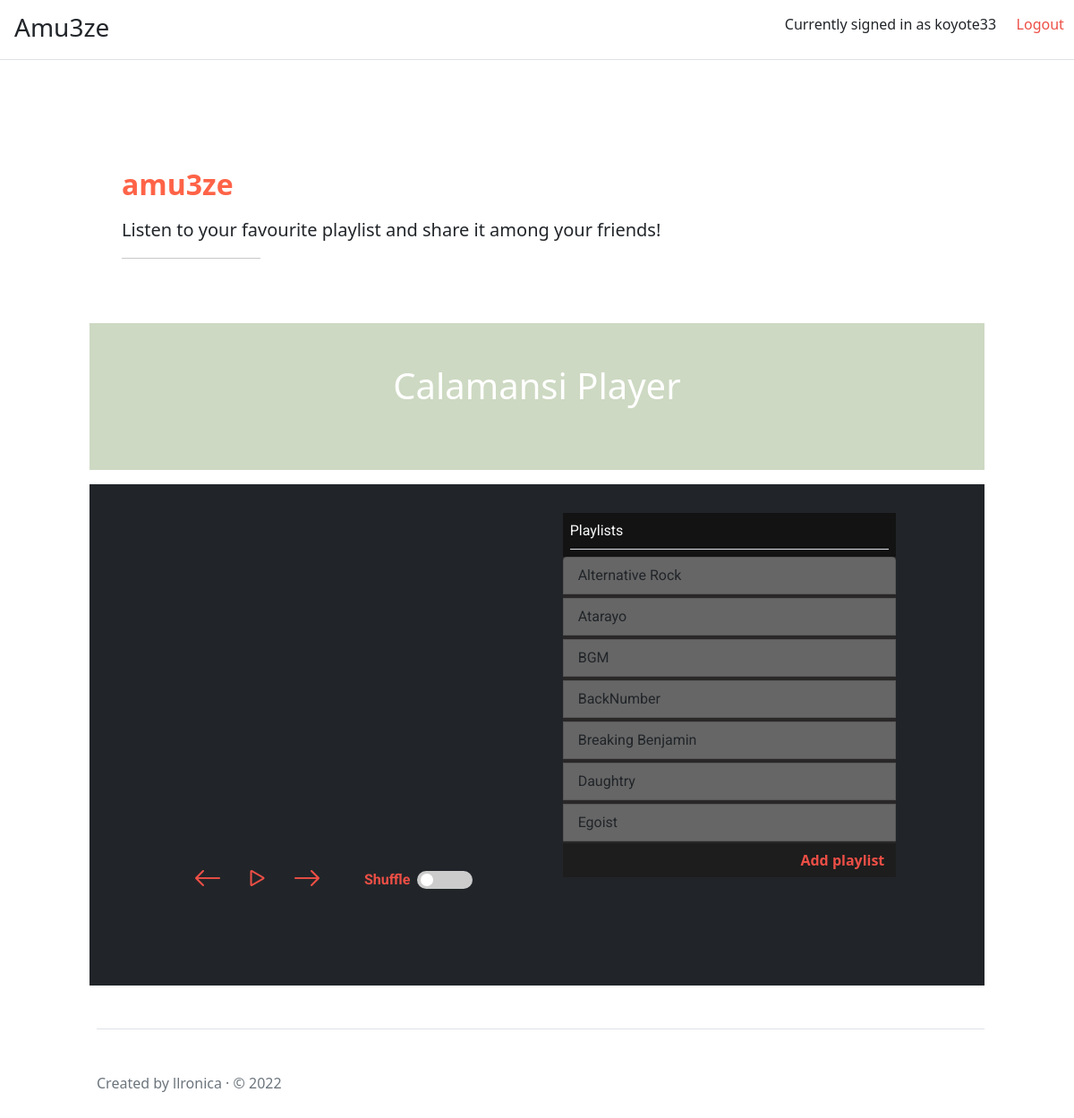
The app's page /amu3ze/ (signed in) with its own data.
### models.py (models this page shows, shortened)
class User(db.Model, UserMixin):
    __tablename__ = "user"
    id = db.Column(db.Integer, primary_key=True)
    email = db.Column(db.String(30), nullable=False, unique=True)
    password = db.Column(db.String(30), nullable=False)
    date = db.Column(db.DateTime, default=datetime.now)
    created = db.relationship('Playlist', backref="creator")
    like_table = db.relationship('LikesTable', back_populates='user', cascade='all, delete')

class Playlist(db.Model):
    __tablename__ = "playlist"
    id = db.Column(db.Integer, primary_key=True)
    url = db.Column(db.String(100), nullable=False, unique=True)
    name = db.Column(db.String(30), nullable=False, unique=True)
    date = db.Column(db.DateTime, default=datetime.now)
    user = db.Column(db.Integer, db.ForeignKey("user.id"), nullable=False)
    like_table = db.relationship('LikesTable', back_populates='playlist', cascade='all, delete')

### views.py (the view)
@views.route('/')
def index():
    s= session.get('source')
    print(f'request get s: {s}')
    if not s:
        s = parse_audio('Recommend')
    playlists = Playlist.query.order_by(Playlist.name.asc())
    if playlists:
        likes = {}
        for p in playlists:
            likes[p.id] = get_likes(p.id)
        return render_template('amu3ze/index.html', source=s, playlists=playlists, likes=likes)
    return render_template('amu3ze/index.html', source=s)

### app.py (called while the page is built)
    @login_manager.user_loader
    def load_user(user_id):
        return User.query.get(int(user_id))

### static/audio/audio_parser.py (called while the page is built)
def parse_audio(folder_name):
    dir = f'static/audio/songs/{folder_name}'
    source = []
    if os.path.exists(dir):
        for files in os.listdir(dir):
            file_dir = f'{dir}/{files}'
            file, extension = os.path.splitext(file_dir)
            if extension == ".mp3" or extension == ".flac":
                source.append(file_dir)
    else:
        print('Error: folder doesn\'t exists')
        return False
    print(f'parsed source: {source}')
    return source

### views.py (called while the page is built)
def get_likes(pid):
    likes = LikesTable.query.filter_by(playlist_id=pid)
    if likes.all():
        return likes.count()
    else:
        return 0

### templates/amu3ze/index.html (shortened to what this page needs)
<!DOCTYPE html>
<html lang="en">
<head>
    <link href="https://cdn.jsdelivr.net/npm/bootstrap@5.1.3/dist/css/bootstrap.min.css" rel="stylesheet">
     <link rel="stylesheet" href="https://cdn.jsdelivr.net/npm/bootstrap-icons@1.8.3/font/bootstrap-icons.css">
     <link rel="stylesheet" href="{{ url_for('static', filename='audio/calamansi.min.css') }}" />
     <link rel="stylesheet" href="{{url_for('static', filename="styles.css")}}">
     <link rel="stylesheet" href="{{url_for('static', filename="switch.css")}}">
</head>
<body>
    <header class="d-flex mb-lg-5 mb-3 mt-1 align-items-center border-bottom">
        <h3 class="ms-3">
            Amu3ze
        </h3>
        <ul class="ms-auto">
            <div class="d-flex align-items-end" >
                {% if current_user.is_authenticated %}
                <li class="m-nav-item"><span>Currently signed in as {{current_user.email}}</span></li>
                <li class="m-nav-item"><a href={{url_for('auth_view.logout')}} class="">Logout</a></li>
                {% else %}
                <li class="m-nav-item"><a href={{url_for('auth_view.login')}} class="">Login</a></li>
                <li class="m-nav-item"><a href={{url_for('auth_view.sign_up')}} class="">Sign Up</a></li>
                {% endif %}
            </div>
        </ul>
    </header>
    <div class="col-lg-10 mx-auto py-lg-5 bg-white" style=" max-width: 1024px">
        {% block content %}
        <div class="section p-4">
            <div class="container-fluid">
                 <h2 class="fw-bold mb-3" style="color:tomato">
                    amu3ze
                </h2>
                <p class="lead col-lg-8">
                    Listen to your favourite playlist and share it among your friends!
                </p>
                <hr class="col-3 col-lg-2 mb-5">
            </div>
        </div>
        <div class="section p-lg-4 p-1 mb-3 text-light" id="sec2">
            <div class="container-fluid row px-0 mx-0">
                <div class="d-flex mb-3 justify-content-center align-item-center h-100 w-100">
                    <a type="button" class="fs-1" id="c-p">Calamansi Player</a>
                </div>
            </div>
        </div>
        <div class="section p-lg-4 p-1 mb-3 bg-dark text-light">
            <div class="container-fluid row px-0 mx-0">
                <div class="col-lg-5 mb-4 me-lg-5">
                    <div class="d-lg-block d-flex justify-content-center">
                        <div style="min-width: 33vw; height: 49vh ">
                            <div id="iframe_p" style="width:100%; height:100%;"></div>
                            <div class="d-flex mb-2 option-shuffle" style="max-width: 26rem; width: 100%;">
                                <ul class="player-option d-flex mx-5  mb-1" style="justify-content: space-between; height:100%; width:90%;">
                                    <li ><a class="prev-btn" id="prev-btn"><i class="bi bi-arrow-left"></i></a></li>
                                    <li ><a class="play-btn" id="play-btn"><i class="bi bi-play"></i></a></li>
                                    <li ><a class="next-btn" id="next-btn"><i class="bi bi-arrow-right"></i></a></li>
                                </ul>
                                <label class="ms-auto mx-2  align-self-center shuffle-label"for="Shuffle">Shuffle</label>
                                <label class="switch me-1 align-self-center " data-bs-toggle="tooltip" data-bs-placement="left" title="Enables Shuffle *Applies from next video">
                                    <span class="slider round"></span>
                                </label>
                            </div>
                        </div>
                    </div>
                </div>
                <div class="col-lg-5 mb-4 ms-lg-5 mt-5 mt-lg-0" >
                    <div class = "d-lg-block d-flex text-light flex-column mx-auto" style="max-width: 26rem; max-height: 30rem; width: 100%; height: 60vh;">
                            <div class="d-block" class="my-playlist border-pill " id="my-playlist" style="">
                                <div class="list-title m-2 border-bottom py-2 ">Playlists</div>
                                <div class="my-playlist-main mt-2">
                                    <ul class="list-group" id="pl-l-group">
                                        {% if playlists %}
                                        {% for pl in playlists %}
                                        <button type="button" data-url = "{{pl.url}}" class="list-group-item list-group-item-action list-group-item-playlist mb-1">{{pl.name}}</button>
                                        {% endfor %}
                                        {% endif %}
                                    </ul>
                                </div>
                            </div>
                            <div class="plist-menu d-flex w-100">
                                {% if current_user.is_authenticated %}
                                <div class="btn btn-primary-sm ms-auto addPlbtn" id="addPlbtn" type="button" data-bs-toggle="modal" data-bs-target="#plModal">Add playlist</div>
                                {% else %}
                                <div class="btn btn-primary-sm ms-auto disabled addPlbtn" id="addPlbtn" type="button" data-bs-toggle="" data-bs-target="">Add playlist</div>
                                {% endif %}
                            </div>
                    </div>
                </div>
            </div>
        </div>
        {% endblock %}
        <footer class="pt-5 my-5 ms-2 text-muted border-top">
            Created by llronica &middot; &copy; 2022
        </footer>
    </div>
</body>
</html>

### static/styles.css (style rules this page uses)
#sec2 { background: #cdd9c2; }
#c-p { text-decoration: none; color:white; margin-top: 1rem; }
#my-playlist { background-color: #131313; opacity: 50; font-family: 'Roboto', sans-serif; }
.my-playlist-main { background-color: #292727; overflow: hidden; }
.list-group-item { background-color: #666666; }
.plist-menu { background-color: #1d1d1d; }
.plist-menu .addPlbtn { color: #ed4f46; font-weight:bold; }
.m-nav-item { list-style: none; display: inline-block; margin: .5rem; padding: .2rem; }
.m-nav-item a { text-decoration: none; color:#ed4f46; }
.shuffle-label { font-family: 'Roboto', sans-serif; font-size: 1rem; color:#ed4f46; font-weight: bold; }
#pl-l-group { scroll-behavior: smooth; max-height: 40vh; overflow-y: auto; overflow-x: hidden; overscroll-behavior-y: contain; }
.player-option { display:inline-block; }
ul.player-option > li { display: inline-block; list-style: none; }
ul.player-option > li > a { font-size: 2rem; text-decoration: none; cursor: pointer; color:#ed4f46; }

### static/switch.css (style rules this page uses)
.switch { position: relative; display: inline-block; width: 140px; height: 20px; }
.slider { position: absolute; cursor: pointer; top: 0; left: 0; right: 0; bottom: 0; background-color: #ccc; -webkit-transition: .4s; transition: .4s; }
.slider:before { position: absolute; content: ""; height: 14px; width: 14px; left: 4px; bottom: 3px; background-color: white; -webkit-transition: .5s; transition: .5s; }
.slider.round { border-radius: 17px; }
.slider.round:before { border-radius: 50%; }

### records on screen
User: email "koyote33"
Playlist: name "Alternative Rock"
Playlist: name "Atarayo"
Playlist: name "BGM"
Playlist: name "BackNumber"
Playlist: name "Breaking Benjamin"
Playlist: name "Daughtry"
Playlist: name "Egoist"
